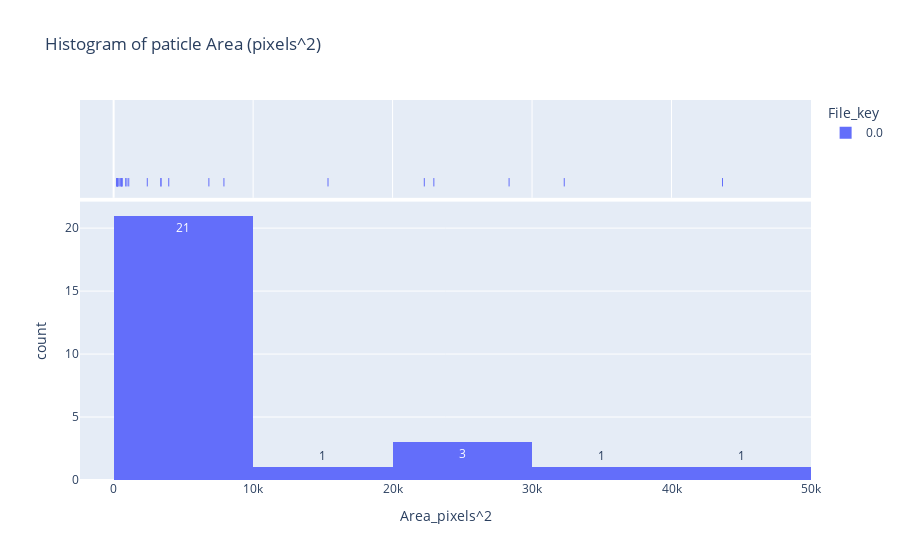

The cell this chart's notebook holds for it:
### Code cell
# Histogram & Marginal "rug" plot: Area
fig2 = px.histogram(dia_data, x="Area_pixels^2",color="File_key",
                    text_auto=True, marginal="rug",
                    title="Histogram of paticle Area (pixels^2)", 
                    )
fig2.show()

### Figure 1 — Plotly figure (JSON) as saved in the notebook; plotly's stock layout.template omitted (floating-point values rounded to 4 significant figures)
{"data": [{"alignmentgroup": "True", "bingroup": "x", "hovertemplate": "File_key=0.0<br>Area_pixels^2=%{x}<br>count=%{y}<extra></extra>", "legendgroup": "0.0", "marker": {"color": "#636efa", "pattern": {"shape": ""}}, "name": "0.0", "offsetgroup": "0.0", "orientation": "v", "showlegend": true, "texttemplate": "%{value}", "type": "histogram", "x": [209, 243, 248, 271, 283, 312, 390, 478, 546, 580, 582, 614, 864, 956, 1084, 2413, 3391, 3393, 3952, 6829, 7908, 15370, 22274, 22959, 28353, 32309, 43655], "xaxis": "x", "yaxis": "y"}, {"alignmentgroup": "True", "boxpoints": "all", "fillcolor": "rgba(255,255,255,0)", "hoveron": "points", "hovertemplate": "File_key=0.0<br>Area_pixels^2=%{x}<extra></extra>", "jitter": 0, "legendgroup": "0.0", "line": {"color": "rgba(255,255,255,0)"}, "marker": {"color": "#636efa", "symbol": "line-ns-open"}, "name": "0.0", "offsetgroup": "0.0", "showlegend": false, "type": "box", "x": [209, 243, 248, 271, 283, 312, 390, 478, 546, 580, 582, 614, 864, 956, 1084, 2413, 3391, 3393, 3952, 6829, 7908, 15370, 22274, 22959, 28353, 32309, 43655], "xaxis": "x2", "yaxis": "y2"}], "layout": {"barmode": "relative", "legend": {"title": {"text": "File_key"}, "tracegroupgap": 0}, "title": {"text": "Histogram of paticle Area (pixels^2)"}, "xaxis": {"anchor": "y", "domain": [0, 1], "title": {"text": "Area_pixels^2"}}, "xaxis2": {"anchor": "y2", "domain": [0, 1], "matches": "x", "showgrid": true, "showticklabels": false}, "yaxis": {"anchor": "x", "domain": [0, 0.7326], "title": {"text": "count"}}, "yaxis2": {"anchor": "x2", "domain": [0.7426, 1], "matches": "y2", "showgrid": false, "showline": false, "showticklabels": false, "ticks": ""}}}
